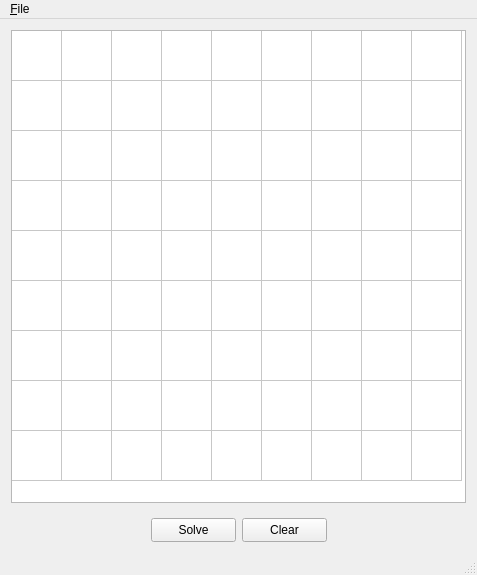
<?xml version="1.0" encoding="UTF-8"?>
<ui version="4.0">
 <class>SudokuSolverClass</class>
 <widget class="QMainWindow" name="SudokuSolverClass">
  <property name="geometry">
   <rect>
    <x>0</x>
    <y>0</y>
    <width>477</width>
    <height>575</height>
   </rect>
  </property>
  <property name="windowTitle">
   <string>Sudoku Solver</string>
  </property>
  <widget class="QWidget" name="centralWidget">
   <layout class="QVBoxLayout" name="verticalLayout_2">
    <item>
     <layout class="QVBoxLayout" name="verticalLayout">
      <property name="spacing">
       <number>15</number>
      </property>
      <item>
       <widget class="QTableWidget" name="tableWidget">
        <property name="minimumSize">
         <size>
          <width>451</width>
          <height>451</height>
         </size>
        </property>
        <property name="baseSize">
         <size>
          <width>451</width>
          <height>451</height>
         </size>
        </property>
        <property name="font">
         <font>
          <family>Segoe UI</family>
          <pointsize>24</pointsize>
          <bold>true</bold>
         </font>
        </property>
        <property name="autoFillBackground">
         <bool>true</bool>
        </property>
        <property name="frameShadow">
         <enum>QFrame::Shadow::Sunken</enum>
        </property>
        <property name="lineWidth">
         <number>2</number>
        </property>
        <property name="verticalScrollBarPolicy">
         <enum>Qt::ScrollBarPolicy::ScrollBarAlwaysOff</enum>
        </property>
        <property name="horizontalScrollBarPolicy">
         <enum>Qt::ScrollBarPolicy::ScrollBarAlwaysOff</enum>
        </property>
        <property name="alternatingRowColors">
         <bool>false</bool>
        </property>
        <property name="selectionMode">
         <enum>QAbstractItemView::SelectionMode::ExtendedSelection</enum>
        </property>
        <property name="wordWrap">
         <bool>false</bool>
        </property>
        <property name="rowCount">
         <number>9</number>
        </property>
        <property name="columnCount">
         <number>9</number>
        </property>
        <attribute name="horizontalHeaderVisible">
         <bool>false</bool>
        </attribute>
        <attribute name="horizontalHeaderMinimumSectionSize">
         <number>20</number>
        </attribute>
        <attribute name="horizontalHeaderDefaultSectionSize">
         <number>50</number>
        </attribute>
        <attribute name="horizontalHeaderHighlightSections">
         <bool>false</bool>
        </attribute>
        <attribute name="verticalHeaderVisible">
         <bool>false</bool>
        </attribute>
        <attribute name="verticalHeaderDefaultSectionSize">
         <number>50</number>
        </attribute>
        <row/>
        <row/>
        <row/>
        <row/>
        <row/>
        <row/>
        <row/>
        <row/>
        <row/>
        <column/>
        <column/>
        <column/>
        <column/>
        <column/>
        <column/>
        <column/>
        <column/>
        <column/>
       </widget>
      </item>
      <item>
       <layout class="QHBoxLayout" name="horizontalLayout">
        <item>
         <spacer name="horizontalSpacer">
          <property name="orientation">
           <enum>Qt::Orientation::Horizontal</enum>
          </property>
          <property name="sizeHint" stdset="0">
           <size>
            <width>40</width>
            <height>20</height>
           </size>
          </property>
         </spacer>
        </item>
        <item>
         <widget class="QPushButton" name="solvePushButton">
          <property name="minimumSize">
           <size>
            <width>85</width>
            <height>24</height>
           </size>
          </property>
          <property name="maximumSize">
           <size>
            <width>85</width>
            <height>24</height>
           </size>
          </property>
          <property name="text">
           <string>Solve</string>
          </property>
          <attribute name="buttonGroup">
           <string notr="true">buttonGroup</string>
          </attribute>
         </widget>
        </item>
        <item>
         <widget class="QPushButton" name="clearPushButton">
          <property name="minimumSize">
           <size>
            <width>85</width>
            <height>24</height>
           </size>
          </property>
          <property name="maximumSize">
           <size>
            <width>85</width>
            <height>24</height>
           </size>
          </property>
          <property name="text">
           <string>Clear</string>
          </property>
          <attribute name="buttonGroup">
           <string notr="true">buttonGroup</string>
          </attribute>
         </widget>
        </item>
        <item>
         <spacer name="horizontalSpacer_2">
          <property name="orientation">
           <enum>Qt::Orientation::Horizontal</enum>
          </property>
          <property name="sizeHint" stdset="0">
           <size>
            <width>40</width>
            <height>20</height>
           </size>
          </property>
         </spacer>
        </item>
       </layout>
      </item>
     </layout>
    </item>
   </layout>
  </widget>
  <widget class="QMenuBar" name="menuBar">
   <property name="geometry">
    <rect>
     <x>0</x>
     <y>0</y>
     <width>477</width>
     <height>24</height>
    </rect>
   </property>
   <widget class="QMenu" name="menuFile">
    <property name="title">
     <string>&amp;File</string>
    </property>
    <addaction name="actionQuit"/>
   </widget>
   <addaction name="menuFile"/>
  </widget>
  <widget class="QStatusBar" name="statusBar"/>
  <action name="actionQuit">
   <property name="icon">
    <iconset theme="application-exit"/>
   </property>
   <property name="text">
    <string>&amp;Quit</string>
   </property>
   <property name="shortcut">
    <string>Ctrl+Q</string>
   </property>
  </action>
 </widget>
 <layoutdefault spacing="6" margin="11"/>
 <resources/>
 <connections/>
 <buttongroups>
  <buttongroup name="buttonGroup"/>
 </buttongroups>
</ui>
